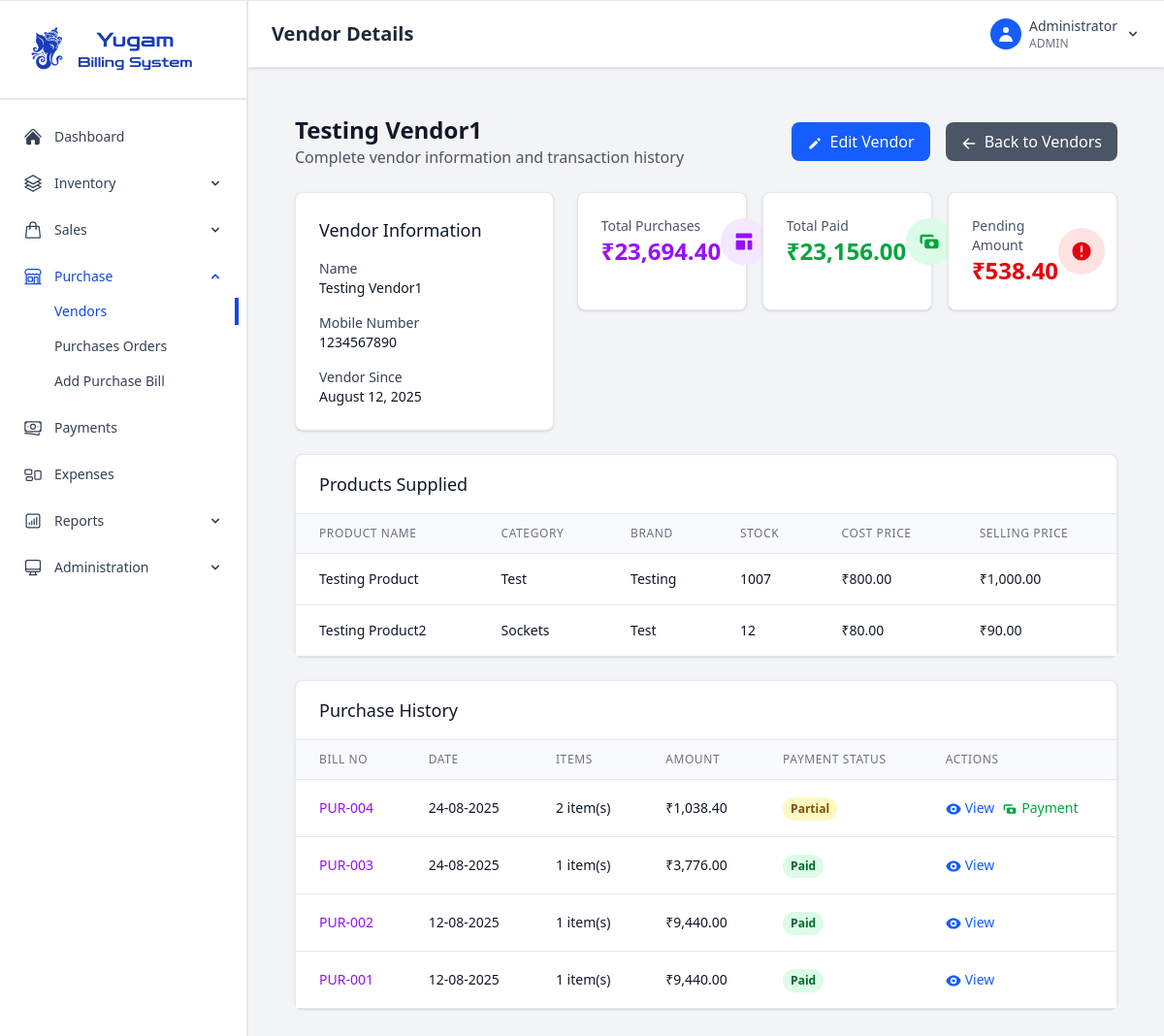
Page /vendors/1 (signed in) on the earlier database version.
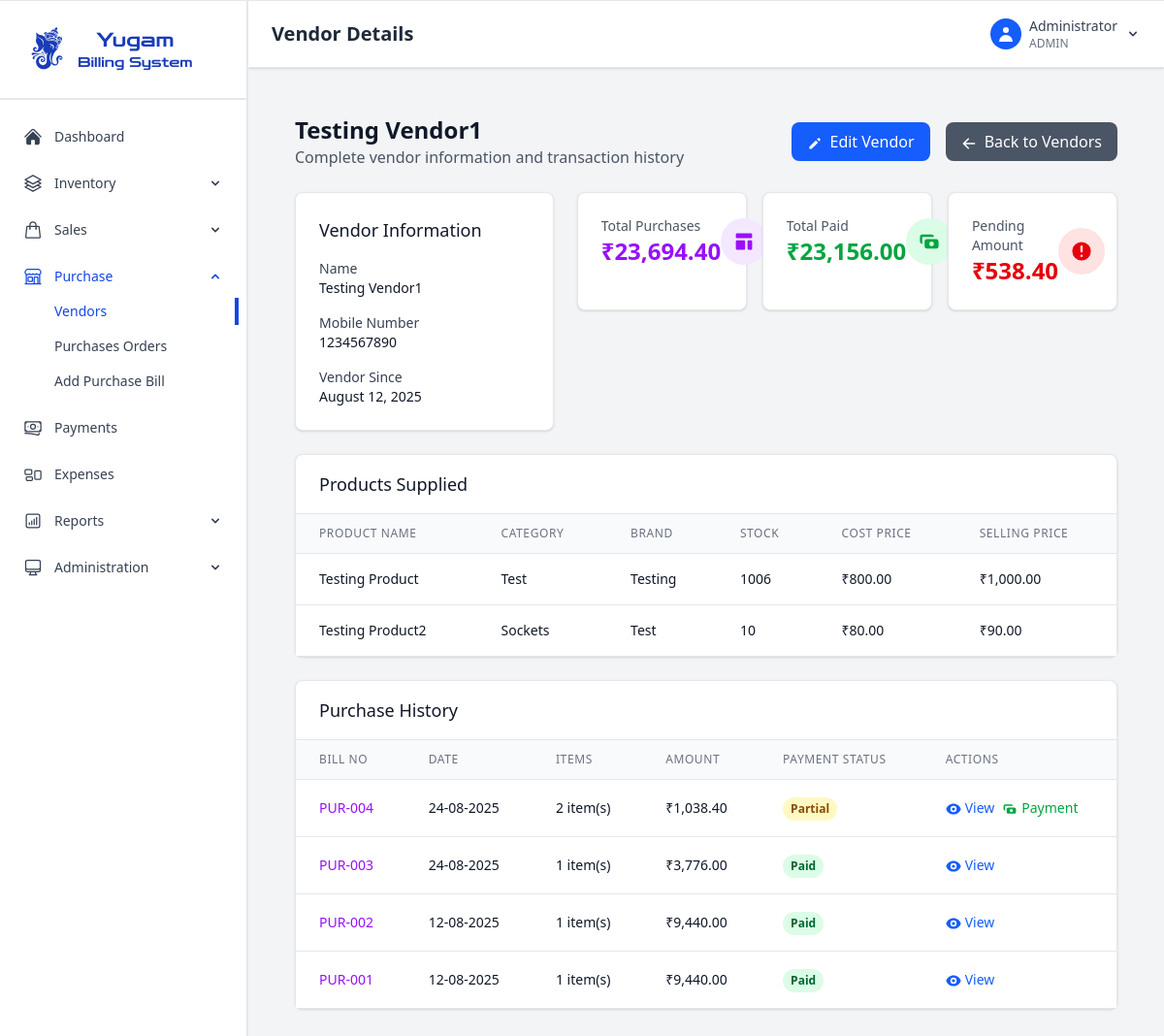
Same page on the later database version.
### app.py (models this page shows)
class Product(db.Model):
    id = db.Column(db.Integer, primary_key=True)
    name = db.Column(db.String(100), nullable=False)
    category = db.Column(db.String(50), nullable=False)
    brand = db.Column(db.String(50), nullable=False)
    mrp_price = db.Column(db.Float, nullable=False)
    cost_price = db.Column(db.Float, nullable=False)
    selling_price = db.Column(db.Float, nullable=False)
    gst_rate = db.Column(db.Float, nullable=False)
    stock_quantity = db.Column(db.Integer, default=0)
    vendor_id = db.Column(db.Integer, db.ForeignKey('vendor.id'))
    created_at = db.Column(db.DateTime, default=datetime.utcnow)

### app.py (the view)
@app.route('/vendors/<int:vendor_id>')
@login_required
def vendor_detail(vendor_id):
    vendor = Vendor.query.get_or_404(vendor_id)
    purchases = Purchase.query.filter_by(vendor_id=vendor_id).order_by(Purchase.created_at.desc()).all()
    products = Product.query.filter_by(vendor_id=vendor_id).all()
    total_purchases = sum([purch.final_amount for purch in purchases])
    total_paid = sum([sum([p.amount for p in purchase.payments]) for purchase in purchases])
    total_pending = total_purchases - total_paid
    return render_template('vendor_detail.html',
                         vendor=vendor,
                         purchases=purchases,
                         products=products,
                         total_purchases=total_purchases,
                         total_paid=total_paid,
                         total_pending=total_pending)

### app.py (called while the page is built)
@login_manager.user_loader
def load_user(user_id):
    return User.query.get(int(user_id))

@app.context_processor
def inject_datetime():
    return {'datetime': datetime}

### templates/vendor_detail.html (shortened to what the changed rows need)
{% extends "base.html" %}
{% block page_title %}Vendor Details{% endblock %}
{% block content %}
<div class="p-6">
    <div class="mb-6">
        <div class="flex justify-between items-center">
            <div>
                <h1 class="text-2xl font-bold text-gray-900">{{ vendor.name }}</h1>
            </div>
        </div>
    </div>
    {% if products %}
    <div class="bg-white rounded-lg shadow-sm border border-gray-200 mb-6">
        <div class="overflow-x-auto">
            <table class="min-w-full divide-y divide-gray-200">
                <thead class="bg-gray-50">
                    <tr>
                        <th class="px-6 py-3 text-left text-xs font-medium text-gray-500 uppercase tracking-wider">Product Name</th>
                        <th class="px-6 py-3 text-left text-xs font-medium text-gray-500 uppercase tracking-wider">Category</th>
                        <th class="px-6 py-3 text-left text-xs font-medium text-gray-500 uppercase tracking-wider">Brand</th>
                        <th class="px-6 py-3 text-left text-xs font-medium text-gray-500 uppercase tracking-wider">Stock</th>
                        <th class="px-6 py-3 text-left text-xs font-medium text-gray-500 uppercase tracking-wider">Cost Price</th>
                        <th class="px-6 py-3 text-left text-xs font-medium text-gray-500 uppercase tracking-wider">Selling Price</th>
                    </tr>
                </thead>
                <tbody class="bg-white divide-y divide-gray-200">
                    {% for product in products %}
                    <tr class="hover:bg-gray-50">
                        <td class="px-6 py-4 whitespace-nowrap text-sm font-medium text-gray-900">
                            {{ product.name }}
                        </td>
                        <td class="px-6 py-4 whitespace-nowrap text-sm text-gray-900">
                            {{ product.category }}
                        </td>
                        <td class="px-6 py-4 whitespace-nowrap text-sm text-gray-900">
                            {{ product.brand }}
                        </td>
                        <td class="px-6 py-4 whitespace-nowrap text-sm text-gray-900">
                            {{ product.stock_quantity }}
                        </td>
                        <td class="px-6 py-4 whitespace-nowrap text-sm text-gray-900">
                            ₹{{ "{:,.2f}".format(product.cost_price) }}
                        </td>
                        <td class="px-6 py-4 whitespace-nowrap text-sm text-gray-900">
                            ₹{{ "{:,.2f}".format(product.selling_price) }}
                        </td>
                    </tr>
                    {% endfor %}
                </tbody>
            </table>
        </div>
    </div>
    {% endif %}
    <div class="bg-white rounded-lg shadow-sm border border-gray-200 mb-6">
        <div class="overflow-x-auto">
            <table class="min-w-full divide-y divide-gray-200">
                <thead class="bg-gray-50">
                    <tr>
                        <th class="px-6 py-3 text-left text-xs font-medium text-gray-500 uppercase tracking-wider">Bill No</th>
                        <th class="px-6 py-3 text-left text-xs font-medium text-gray-500 uppercase tracking-wider">Date</th>
                        <th class="px-6 py-3 text-left text-xs font-medium text-gray-500 uppercase tracking-wider">Items</th>
                        <th class="px-6 py-3 text-left text-xs font-medium text-gray-500 uppercase tracking-wider">Amount</th>
                        <th class="px-6 py-3 text-left text-xs font-medium text-gray-500 uppercase tracking-wider">Payment Status</th>
                        <th class="px-6 py-3 text-left text-xs font-medium text-gray-500 uppercase tracking-wider">Actions</th>
                    </tr>
                </thead>
            </table>
        </div>
    </div>
</div>
{% endblock %}

Differences in the rows shown:
changed Product "Testing Product": stock_quantity "1007" → "1006"
changed Product "Testing Product2": stock_quantity "12" → "10"
